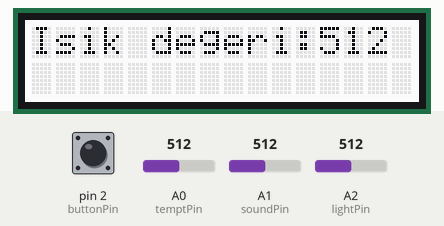
Recording of a sketch running on a simulated Arduino Uno, built with avr-gcc and run on an emulated ATmega328P. Parts: 16×2 character LCD. Inputs (shaded band) come from the test bench; at power-on: pin 2 (buttonPin) LOW, A0 (temptPin) = 512, A2 (lightPin) = 512, A1 (soundPin) = 512. What the sketch prints to the serial monitor is not drawn.

Above: at 1.2 s.
1.3 s: pin 2 (buttonPin) pulled HIGH for 0.15 s
At 2.4 s:
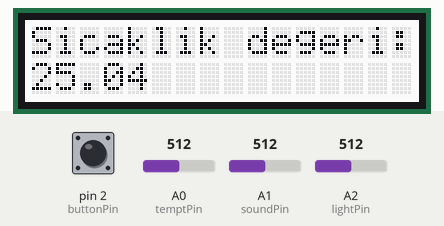
2.9 s: A0 (temptPin) set to 0
At 4.0 s:
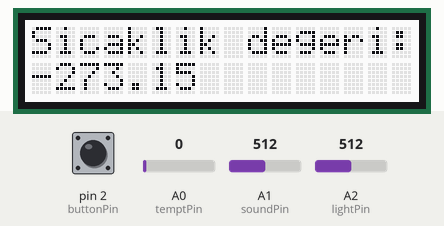
5.9 s: A0 (temptPin) set to 511
At 6.4 s:
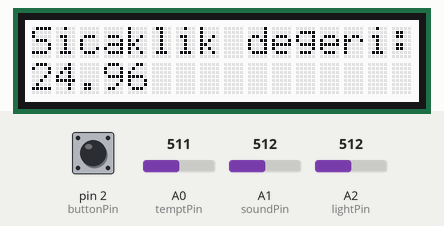
8.9 s: pin 2 (buttonPin) pulled HIGH for 1 s
At 10.2 s:
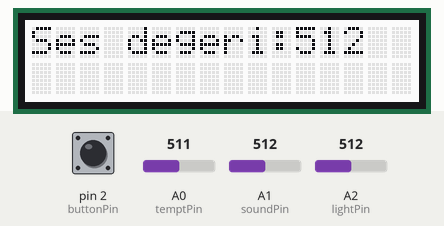
12.9 s: pin 2 (buttonPin) pulled HIGH for 3.2 s
17.6 s: A2 (lightPin) set to 986
At 17.9 s:
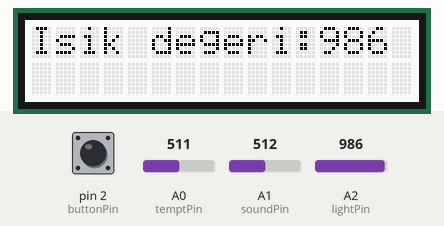
19.1 s: A2 (lightPin) set to 1008
At 19.7 s:
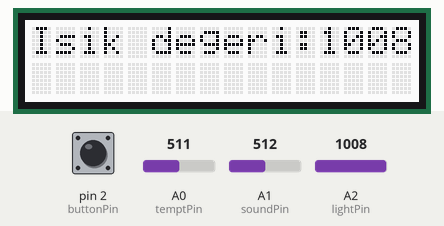
Timing chart, 0 to 21.6 s (numbered marks = the images above; inputs shaded):
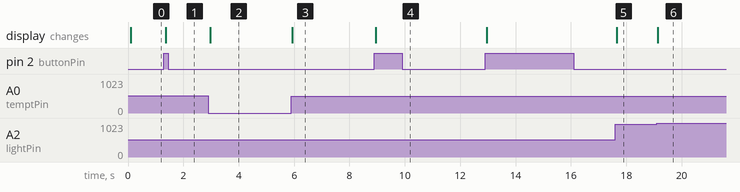

The sketch:

sensor_switch_case.ino
```cpp
#include <Wire.h>
#include "rgb_lcd.h"

rgb_lcd lcd;

const int temptPin = A0;
const int soundPin = A1;
const int lightPin = A2;
const int buttonPin = 2;

int buttonCounter = 0;
const int B = 3975;
int buttonState = 0;
int lastButtonState = 0;


void setup() {

  pinMode(temptPin , INPUT);
  pinMode(soundPin , INPUT);
  pinMode(lightPin , INPUT);
  pinMode(buttonPin , INPUT);

  Serial.begin(9600);
  lcd.begin(16, 2);

}

void loop() {
  lcd.setCursor(0, 0);
  int soundSensorValue = 0;
  int temptValue = 0;
  int lightValue = 0;
  float resistance = 0;
  float temperature = 0;

  int buttonState = digitalRead(buttonPin);


  if (buttonState != lastButtonState) {
    if (buttonState == HIGH) {
      buttonCounter++;
      Serial.println(buttonCounter);
    }
  }

  lastButtonState = buttonState;
  delay(25); //to reduce the renewal of the lcd screen and to prevent too much analog signal entry
  switch (buttonCounter%3) { //for using to work continuously
    case 0:

      lightValue = analogRead(lightPin);
      Serial.print("Isik degeri:");
      Serial.println(lightValue);
      lcd.print("Isik degeri:");
      lcd.print(lightValue);

      break;

    case 1:
      lcd.clear();
      temptValue = analogRead(temptPin);
      resistance = (float)(1023 - temptValue) * 10000 / temptValue;
      temperature = 1 / (log(resistance / 10000) / B + 1 / 298.15) - 273.15;
      Serial.print("Sicaklik degeri:");
      Serial.println(temperature);
      lcd.print("Sicaklik degeri:");
      lcd.setCursor(0, 1);
      lcd.print(temperature);

      break;

    case 2:
      lcd.clear();
      soundSensorValue = analogRead(soundPin);
      Serial.print("Ses degeri:");
      Serial.println(soundSensorValue);
      lcd.print("Ses degeri:");
      lcd.print(soundSensorValue);

      break;
  }

}
```

Measured:
- after the input at 1.3 s, the display: changes after 0.06 s (image 1)
- after the input at 2.9 s, the display: changes after 0.07 s (image 2)
- after the input at 5.9 s, the display: changes at once (image 3)
- after the input at 8.9 s, the display: changes after 0.05 s (image 4)
- after the input at 17.6 s, the display: changes at once (image 5)
- after the input at 19.1 s, the display: changes at once (image 6)
